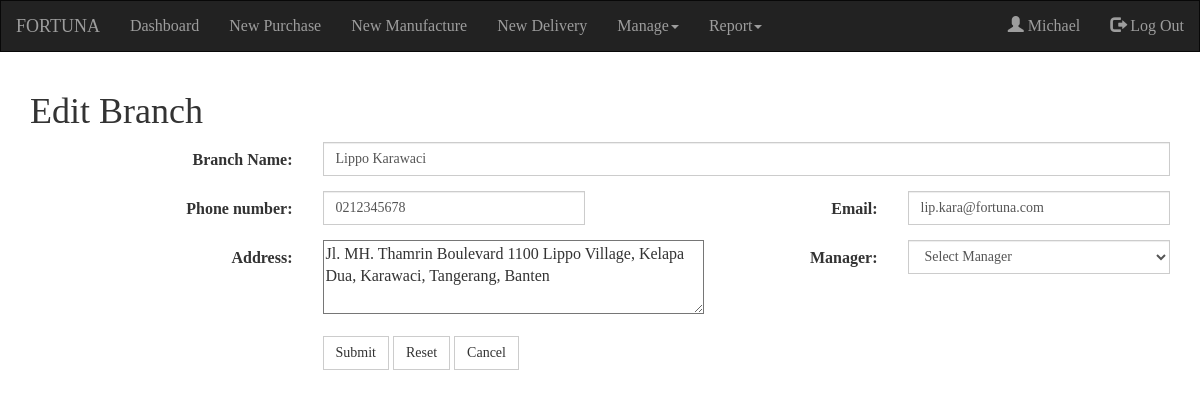
/braedit.php (signed in), run on the app's committed database.
### tables this page shows
CREATE TABLE `branch` (
  `braId` varchar(20) NOT NULL,
  `braName` varchar(30) NOT NULL,
  `braAddress` text NOT NULL,
  `braManager` varchar(20) NOT NULL,
  `braPhone` varchar(15) NOT NULL,
  `braMail` varchar(50) NOT NULL,
  `braStatus` tinyint(4) NOT NULL
);

### koneksi.php (called while the page is built, shortened)
<?php
$con=mysqli_connect('localhost', 'root', '', 'uas_pos');
function querySelect($query){
  global $con;
  $hello=mysqli_fetch_array(mysqli_query($con, $query));
  return $hello;
}
?>

### braedit.php (the view, shortened to what this page needs)
<?php
if(isset($_SESSION['empId']) AND $_SESSION['positionAccess'] <= 2){
  ?>
  <!DOCTYPE html>
  <html lang="en">
  <head>
    <link rel="stylesheet" href="https://maxcdn.bootstrapcdn.com/bootstrap/3.3.7/css/bootstrap.min.css">
    <link rel="stylesheet" href="css/css.css">
  </head>
  <body>
    <?php include('koneksi.php');
    $hasil=querySelect("SELECT * FROM branch WHERE braStatus=1");
    $name=$hasil['braName'];
    $phone=$hasil['braPhone'];
    $mail=$hasil['braMail'];
    $address=$hasil['braAddress'];
        ?>
    <nav class="navbar navbar-inverse">
      <div class="container-fluid">
        <div class="navbar-header">
          <a class="navbar-brand" href="#">FORTUNA</a>
        </div>
        <ul class="nav navbar-nav">
          <li><a href="dashboard.php">Dashboard</a></li>
            <li><a href="newpurchase.php">New Purchase</a></li>
            <li><a href="newmanufactur.php">New Manufacture</a></li>
            <li><a href="newdelivery.php">New Delivery</a></li>
            <?php
              if($_SESSION['positionAccess'] <= 2){
                ?>
          <li class="dropdown"><a class="dropdown-toggle" data-toggle="dropdown"href="#">Manage<span class="caret"></span></a>
          </li>
            <?php
              }
            ?>
            <li class="dropdown"><a class="dropdown-toggle" data-toggle="dropdown"href="#">Report<span class="caret"></span></a>
          </li>
        </ul>
        <ul class="nav navbar-nav navbar-right">
          <li><a href="#"><span class="glyphicon glyphicon-user"></span> <?php echo $_SESSION['name']?></a> </li>
          <li><a href="login.php?logout=1"><span class="glyphicon glyphicon-log-out"></span> Log Out</a></li>
      </ul>
      </div>
    </nav>
    <div class="container">
      <h1>Edit Branch</h1>
      <form class="form-horizontal" action="" method=post>
        <div class="form-group">
          <label class="control-label col-sm-3" for="name">Branch Name:</label>
          <div class="col-sm-9">
            <input name=name type="text" class="form-control" id="name" value="<?php echo $name?>" placeholder="Enter name">
          </div>
        </div>
        <div class="form-group">
          <label class="control-label col-sm-3" for="phone">Phone number:</label>
          <div class="col-sm-3">
            <input name=phone type="text" value="<?php echo $phone?>" class="form-control" id="phone">
          </div>
          <label class="control-label col-sm-3" for="mail">Email:</label>
          <div class="col-sm-3">
            <input name=mail type="text" class="form-control" id="mail" value="<?php echo $mail?>" placeholder="Insert email">
          </div>
        </div>
        <div class="form-group">
          <label class="control-label col-sm-3" for="address">Address:</label>
          <div class="col-sm-3">
            <textarea name=address id=address rows=3 cols=40><?php echo $address?></textarea>
          </div>
          <label class="control-label col-sm-3" for="manager">Manager:</label>
          <div class="col-sm-3">
            <select name=manager class="form-control" id="manager" placeholder="Insert email">
              <option value="">Select Manager</option>
            </select>
          </div>
        </div>
        <div class="form-group">
          <div class="col-sm-offset-3 col-sm-9">
            <button type="submit" name=submit id=submit class="btn btn-default">Submit</button>
            <button type="reset" class="btn btn-default">Reset</button>
            <a href="mancust.php"><input type="button" class="btn btn-default" value=Cancel></a>
          </div>
        </div>
      </form>
    </div>
  </body>
  </html>
<?php
}else{
header("location:login.php?lfail=1");
} ?>

### css/css.css (style rules this page uses)
body { font-family: moon; font-size: 16px; }
option, select { padding: 5px; }
.navbar-brand { font-family: oneday; }
.nav { font-size: 16px; }

### braedit.php (style rules this page uses)
* { border-radius: 0 !important; }

### data on the page
branch: name "Lippo Karawaci", phone "0212345678", mail "lip.kara@fortuna.com", address "Jl. MH. Thamrin Boulevard 1100 Lippo Village, Kelapa Dua, Karawaci, Tangerang, Banten"

### other printed values
$_SESSION['name'] "Michael"
